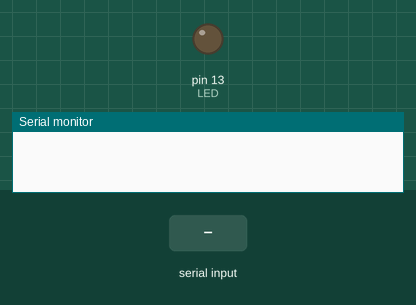
Recording of a sketch running on a simulated Arduino Uno, built with avr-gcc and run on an emulated ATmega328P. Parts: output pins drawn as LEDs (lit = HIGH), the last lines printed to the serial monitor. The inputs (shaded band) are chosen by the test bench.

Above: at 1.2 s.
1.3 s: "1" received over Serial
At 2.3 s:
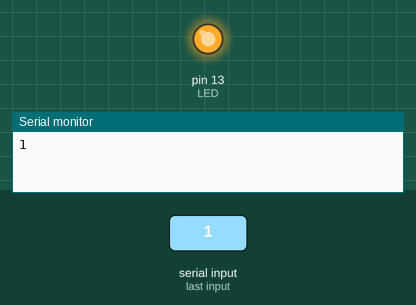
2.8 s: "0" received over Serial
At 3.4 s:
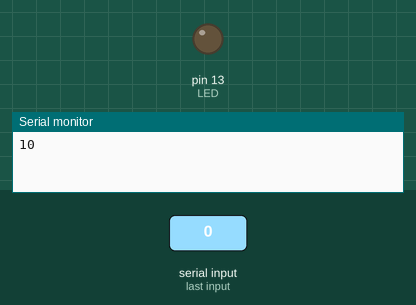
Timing chart, 0 to 5.8 s (numbered marks = the images above; inputs shaded):
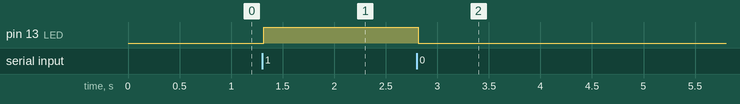

Measured:
- after the input at 1.3 s, pin 13 (LED): LOW → HIGH at once
- after the input at 2.8 s, pin 13 (LED): HIGH → LOW at once

The sketch:

Arduino_bluetooth_app.ino
```cpp
const int LED = 13;
char switchstate;

void setup()  {
Serial.begin(9600); //To start serial communication  at a rate of 9600 bits per second.
pinMode(LED,  OUTPUT);
}


void loop() {
while(Serial.available()>0){
switchstate = Serial.read();
Serial.print(switchstate);
Serial.print("\
");
delay(15);
if(switchstate  == '1'){//Checking if the value from app is '1'
 digitalWrite(13, HIGH);
}
else if(switchstate == '0'){
 digitalWrite(13, LOW);
}
}
}
```
